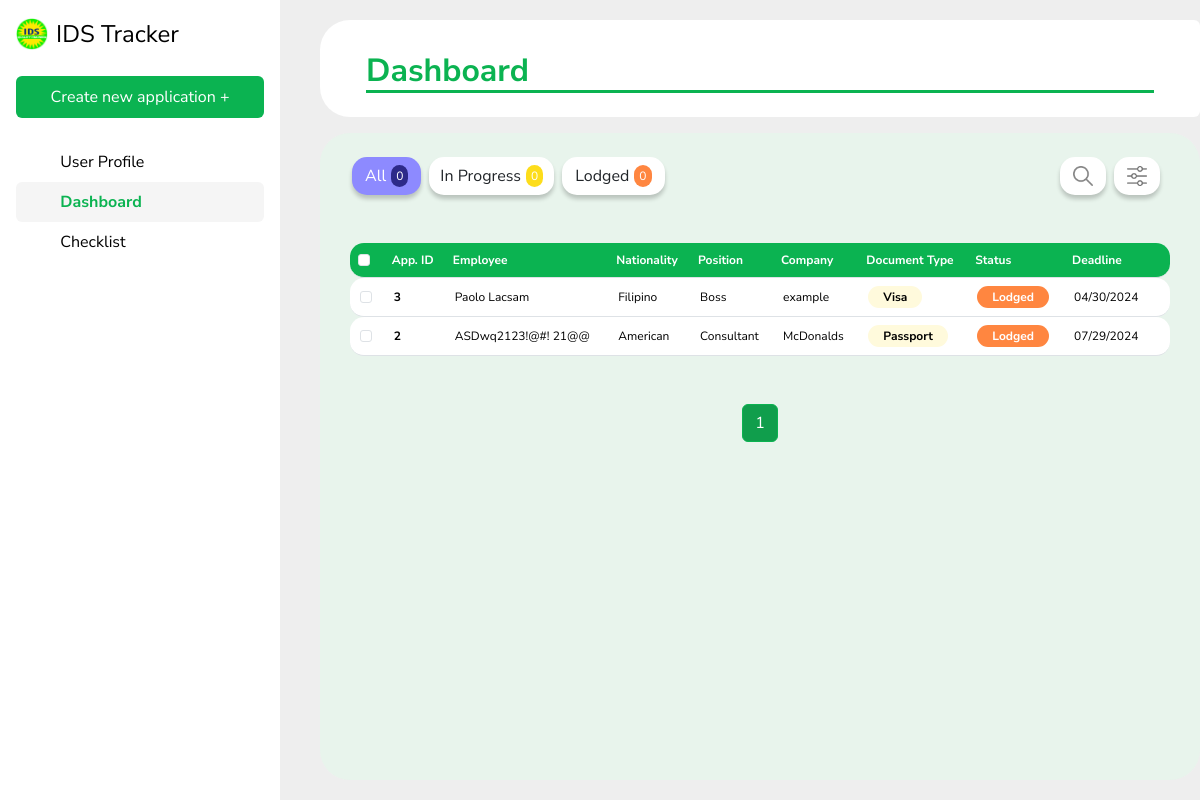
Page /dashboard on the earlier database version.
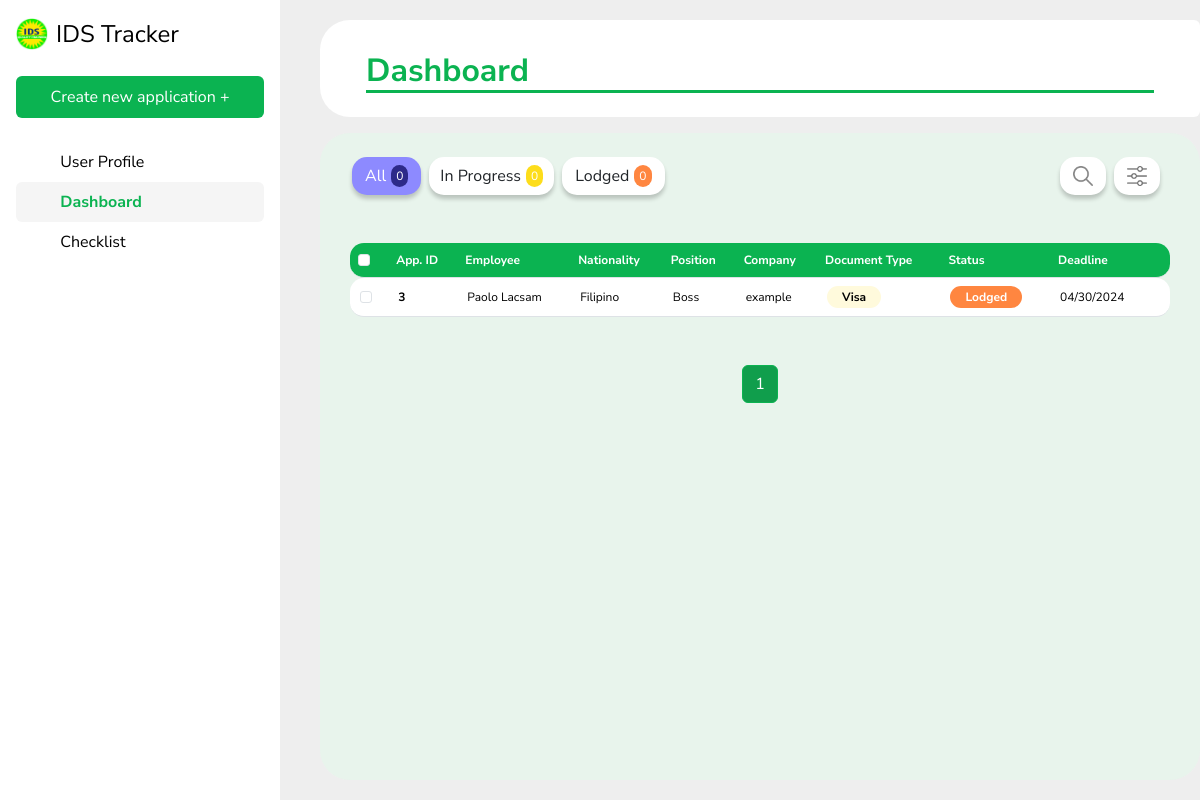
Same page on the later database version.
### IDSapp/models.py (models this page shows, shortened)
class BaseApplication(models.Model):
    class Meta:
        abstract = True
    application_types = [
        ('Renewal', 'Renewal'),
        ('Application', 'Application')
    ]
    document_types = [
        ('Visa', 'Visa'),
        ('Passport', 'Passport'),
        ('Work Permit', 'Work Permit')
    ]
    statuses = [
        ('In Progress', 'In Progress'),
        ('Lodged', 'Lodged'),
        ('Rejected', 'Rejected'),
        ('Approved', 'Approved'),
        ('Archived', 'Archived')
    ]
    conditions = [
        ('Active', 'Active'),
        ('Archived', 'Archived')
    ]
    firstName = models.CharField(max_length = 50)
    lastName = models.CharField(max_length = 50)
    nationality = models.CharField(max_length = 50)
    companyPos = models.CharField(max_length = 50)
    passportNo = models.CharField(max_length = 15)
    expirationDate = models.DateField(blank=True, null=True)
    deadline = models.DateField(blank=True, null=True)
    status = models.CharField(max_length = 20, choices = statuses)
    applicationType = models.CharField(max_length = 20, choices = application_types)
    documentType = models.CharField(max_length = 20, choices = document_types)
    businessUnit = models.CharField(max_length = 50)
    condition = models.CharField(max_length = 20, choices = conditions)
    comment = models.TextField(blank=True, null=True)
    priority = models.IntegerField(default=0)
    objects = models.Manager()
    def getFirstName(self):
        return self.firstName
    def getLastName(self):
        return self.lastName
    def getNationality(self):
        return self.nationality
    def getCompanyPos(self):
        return self.companyPos
    def getDeadline(self):
        return self.deadline.strftime('%m/%d/%Y') if self.deadline else None
    def getStatus(self):
        return self.status
    def getDocumentType(self):
        return self.documentType
    def getBusinessUnit(self):
        return self.businessUnit

class Application(BaseApplication):
    history = AuditlogHistoryField()
    pass

### IDSapp/views.py (the view)
# urls.py: path('dashboard', views.view_dashboard, name = 'view_dashboard'),
def view_dashboard(request):
    application_list = Application.objects.all().order_by('-priority', 'deadline')
    paginator = Paginator(application_list, 10)  # Show 20 applications per page.
    page_number = request.GET.get('page')
    applications = paginator.get_page(page_number)
    return render(request, 'dashboard.html', {'applications': applications})

### IDSapp/templates/dashboard.html (shortened to what the changed rows need)
{% extends 'base.html' %}
{% load static %}
{% block content %}
<div style="padding-top: 20px; margin-left: 40px;">
    <div class="card" style="border: none; border-bottom-left-radius: 30px; border-top-left-radius: 30px;">
        <div class="card-body">
            <h2 class="card-title mt-3" style="margin-left: 30px; margin-right: 30px; color: #0BB351; font-weight: bold; border-bottom: 3px solid #0BB351;">Dashboard</h2>
        </div>
    </div>
    <div id="dynamicCard" class="card mt-3" style="border: none; background: #e8f4ec; border-radius: 30px;">
        <div style="margin-left: 30px; margin-right: 30px;">
            <table class="table table-hover mt-5 mb-5" style="font-size: 12px;">
                <thead style="border-radius: 14px;">
                    <th scope="col" style="background-color: #0BB351; color: #ffffff;"><input class="form-check-input" type="checkbox" id="selectAll"></th>
                    <th scope="col" style="background-color: #0BB351; color: #ffffff;"> App. ID </th>
                    <th scope="col" style="background-color: #0BB351; color: #ffffff;"> Employee </th>
                    <th scope="col" style="background-color: #0BB351; color: #ffffff;"> Nationality </th>
                    <th scope="col" style="background-color: #0BB351; color: #ffffff;"> Position </th>
                    <th scope="col" style="background-color: #0BB351; color: #ffffff;"> Company </th>
                    <th scope="col" style="background-color: #0BB351; color: #ffffff;"> Document Type </th>
                    <th scope="col" style="background-color: #0BB351; color: #ffffff;"> Status </th>
                    <th scope="col" style="background-color: #0BB351; color: #ffffff;"> Deadline </th>
                    <th scope="col" style="background-color: #0BB351; color: #ffffff;" id="binIconColumn">
                    </th>
                </thead>
                <tbody>
                    {% for a in applications %}
                    <tr class="table-row">
                        <td><a href="{% url 'view_application' pk=a.pk %}" class="row-link"><input type="checkbox" class="row-checkbox form-check-input" value="{{ a.pk }}"></a></td>
                        <td><a href="{% url 'view_application' pk=a.pk %}" class="row-link"><span style="font-weight: bold;">{{ a.pk }}</span></a></td>
                        <td><a href="{% url 'view_application' pk=a.pk %}" class="row-link">{{ a.getFirstName }} {{ a.getLastName }}</a></td>
                        <td><a href="{% url 'view_application' pk=a.pk %}" class="row-link"> {{ a.getNationality }} </a></td>
                        <td><a href="{% url 'view_application' pk=a.pk %}" class="row-link"> {{ a.getCompanyPos }} </a></td>
                        <td><a href="{% url 'view_application' pk=a.pk %}" class="row-link"> {{ a.getBusinessUnit }} </a></td>
                        <td><a href="{% url 'view_application' pk=a.pk %}" class="row-link"><span style="border-radius: 14px; background: #FFFADC; font-weight: bold; padding-left: 15px; padding-right: 15px; padding-top: 3px; padding-bottom: 3px;">{{ a.getDocumentType }}</span></a></td>
                        <td> <a href="{% url 'view_application' pk=a.pk %}" class="row-link">
                            <span class="status-label
                                {% if a.getStatus == 'In Progress' %}status-in-progress
                                {% elif a.getStatus == 'Lodged' %}status-lodged
                                {% elif a.getStatus == 'Approved' %}status-approved
                                {% elif a.getStatus == 'Rejected' %}status-rejected
                                {% endif %}
                            ">
                                {{ a.getStatus }}
                            </span>
                        </td></a>
                        <td><a href="{% url 'view_application' pk=a.pk %}" class="row-link"> {{ a.getDeadline }} </a></td>
                        <td>  </td>
                    </tr>
                    {% endfor %}
                </tbody>
            </table>
        </div>
        <div>
            <nav aria-label="Page navigation example">
                <ul class="pagination justify-content-center">
                    {% for num in applications.paginator.page_range %}
                        {% if applications.number == num %}
                            <li class="page-item active"><a class="page-link" href="?page={{ num }}">{{ num }}</a></li>
                        {% elif num > applications.number|add:'-3' and num < applications.number|add:'3' %}
                            <li class="page-item"><a class="page-link" href="?page={{ num }}">{{ num }}</a></li>
                        {% endif %}
                    {% endfor %}
                </ul>
            </nav>
        </div>
    </div>
</div>
{% endblock %}

Differences in the rows shown:
removed Application: pk "2", getFirstName "ASDwq2123!@#!", getLastName "21@@", getNationality "American", getCompanyPos "Consultant", getBusinessUnit "McDonalds", getDocumentType "Passport", getStatus "Lodged", getDeadline "07/29/2024"
